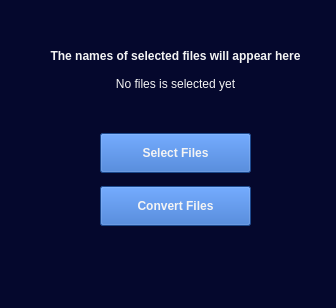
<?xml version="1.0" encoding="UTF-8"?>
<ui version="4.0">
 <class>MainWindow</class>
 <widget class="QMainWindow" name="MainWindow">
  <property name="geometry">
   <rect>
    <x>0</x>
    <y>0</y>
    <width>336</width>
    <height>308</height>
   </rect>
  </property>
  <property name="mouseTracking">
   <bool>true</bool>
  </property>
  <property name="windowTitle">
   <string>MainWindow</string>
  </property>
  <property name="autoFillBackground">
   <bool>false</bool>
  </property>
  <property name="styleSheet">
   <string notr="true">background-color: rgb(5, 8, 45);</string>
  </property>
  <property name="toolButtonStyle">
   <enum>Qt::ToolButtonIconOnly</enum>
  </property>
  <widget class="QWidget" name="centralwidget">
   <widget class="QWidget" name="verticalLayoutWidget">
    <property name="geometry">
     <rect>
      <x>0</x>
      <y>20</y>
      <width>351</width>
      <height>81</height>
     </rect>
    </property>
    <layout class="QVBoxLayout" name="labels_layout">
     <property name="spacing">
      <number>0</number>
     </property>
     <property name="topMargin">
      <number>20</number>
     </property>
     <item>
      <widget class="QLabel" name="default_label">
       <property name="maximumSize">
        <size>
         <width>16777215</width>
         <height>24</height>
        </size>
       </property>
       <property name="font">
        <font>
         <bold>true</bold>
        </font>
       </property>
       <property name="styleSheet">
        <string notr="true">color: rgb(244, 244, 244);</string>
       </property>
       <property name="text">
        <string>The names of selected files will appear here</string>
       </property>
       <property name="textFormat">
        <enum>Qt::AutoText</enum>
       </property>
       <property name="scaledContents">
        <bool>true</bool>
       </property>
       <property name="alignment">
        <set>Qt::AlignCenter</set>
       </property>
       <property name="wordWrap">
        <bool>false</bool>
       </property>
      </widget>
     </item>
     <item>
      <widget class="QLabel" name="files_label">
       <property name="maximumSize">
        <size>
         <width>16777211</width>
         <height>24</height>
        </size>
       </property>
       <property name="font">
        <font>
         <bold>false</bold>
        </font>
       </property>
       <property name="styleSheet">
        <string notr="true">color: rgb(244, 244, 244);</string>
       </property>
       <property name="text">
        <string>No files is selected yet</string>
       </property>
       <property name="textFormat">
        <enum>Qt::AutoText</enum>
       </property>
       <property name="scaledContents">
        <bool>true</bool>
       </property>
       <property name="alignment">
        <set>Qt::AlignCenter</set>
       </property>
       <property name="wordWrap">
        <bool>false</bool>
       </property>
      </widget>
     </item>
    </layout>
   </widget>
   <widget class="QWidget" name="gridLayoutWidget">
    <property name="geometry">
     <rect>
      <x>0</x>
      <y>120</y>
      <width>351</width>
      <height>121</height>
     </rect>
    </property>
    <layout class="QGridLayout" name="buttons_layout">
     <property name="leftMargin">
      <number>100</number>
     </property>
     <property name="rightMargin">
      <number>100</number>
     </property>
     <property name="verticalSpacing">
      <number>0</number>
     </property>
     <item row="1" column="0">
      <widget class="QPushButton" name="convert_button">
       <property name="enabled">
        <bool>true</bool>
       </property>
       <property name="minimumSize">
        <size>
         <width>150</width>
         <height>40</height>
        </size>
       </property>
       <property name="font">
        <font>
         <bold>true</bold>
        </font>
       </property>
       <property name="styleSheet">
        <string notr="true">background-color: rgb(41, 104, 199);
color: rgb(244, 244, 244);</string>
       </property>
       <property name="text">
        <string>Convert Files</string>
       </property>
      </widget>
     </item>
     <item row="0" column="0">
      <widget class="QPushButton" name="select_button">
       <property name="minimumSize">
        <size>
         <width>150</width>
         <height>40</height>
        </size>
       </property>
       <property name="font">
        <font>
         <bold>true</bold>
        </font>
       </property>
       <property name="styleSheet">
        <string notr="true">background-color: rgb(41, 104, 199);
color: rgb(244, 244, 244);</string>
       </property>
       <property name="text">
        <string>Select Files</string>
       </property>
      </widget>
     </item>
    </layout>
   </widget>
  </widget>
 </widget>
 <resources/>
 <connections/>
</ui>
